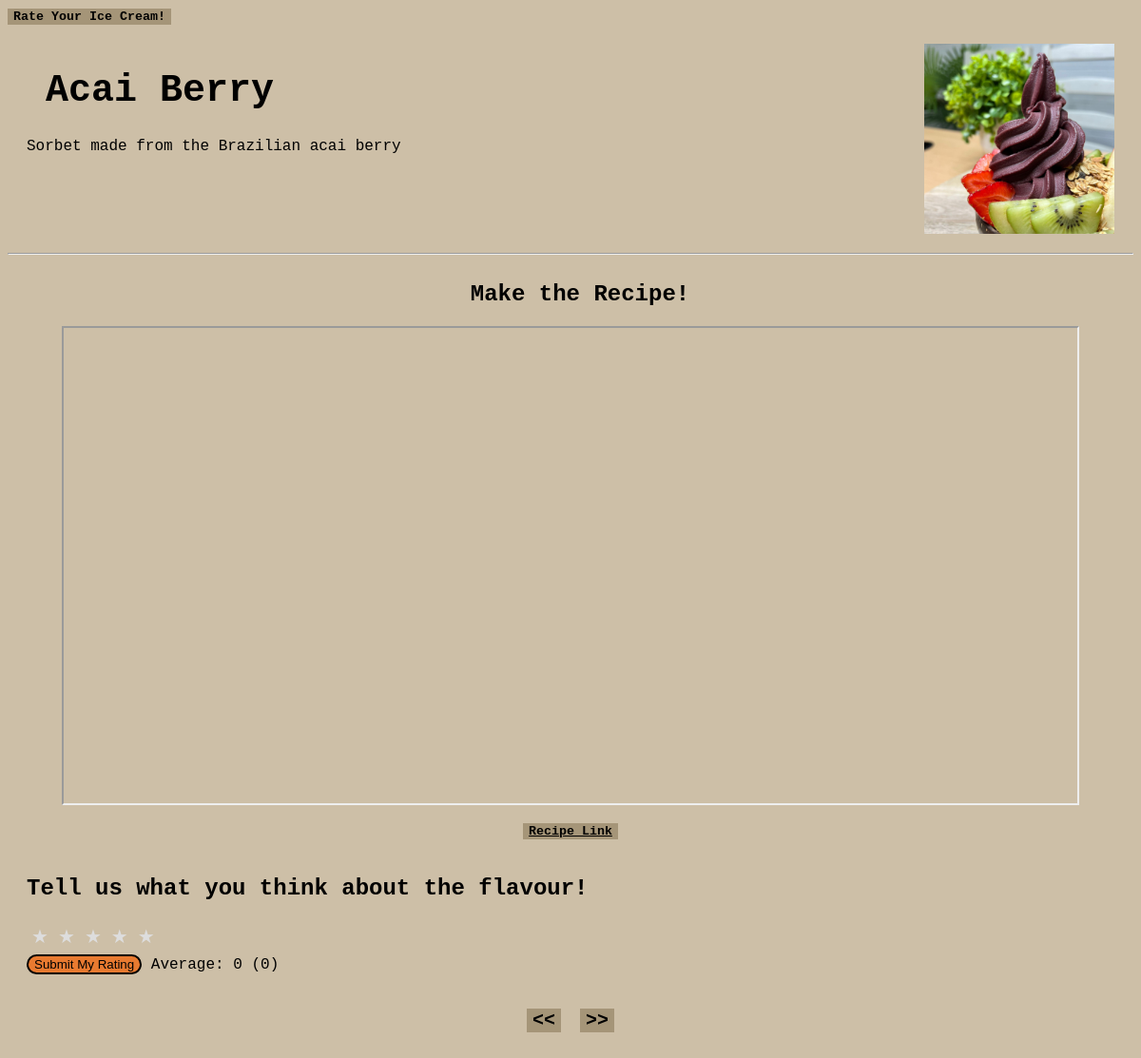
/1, run on an earlier commit of the app's database.
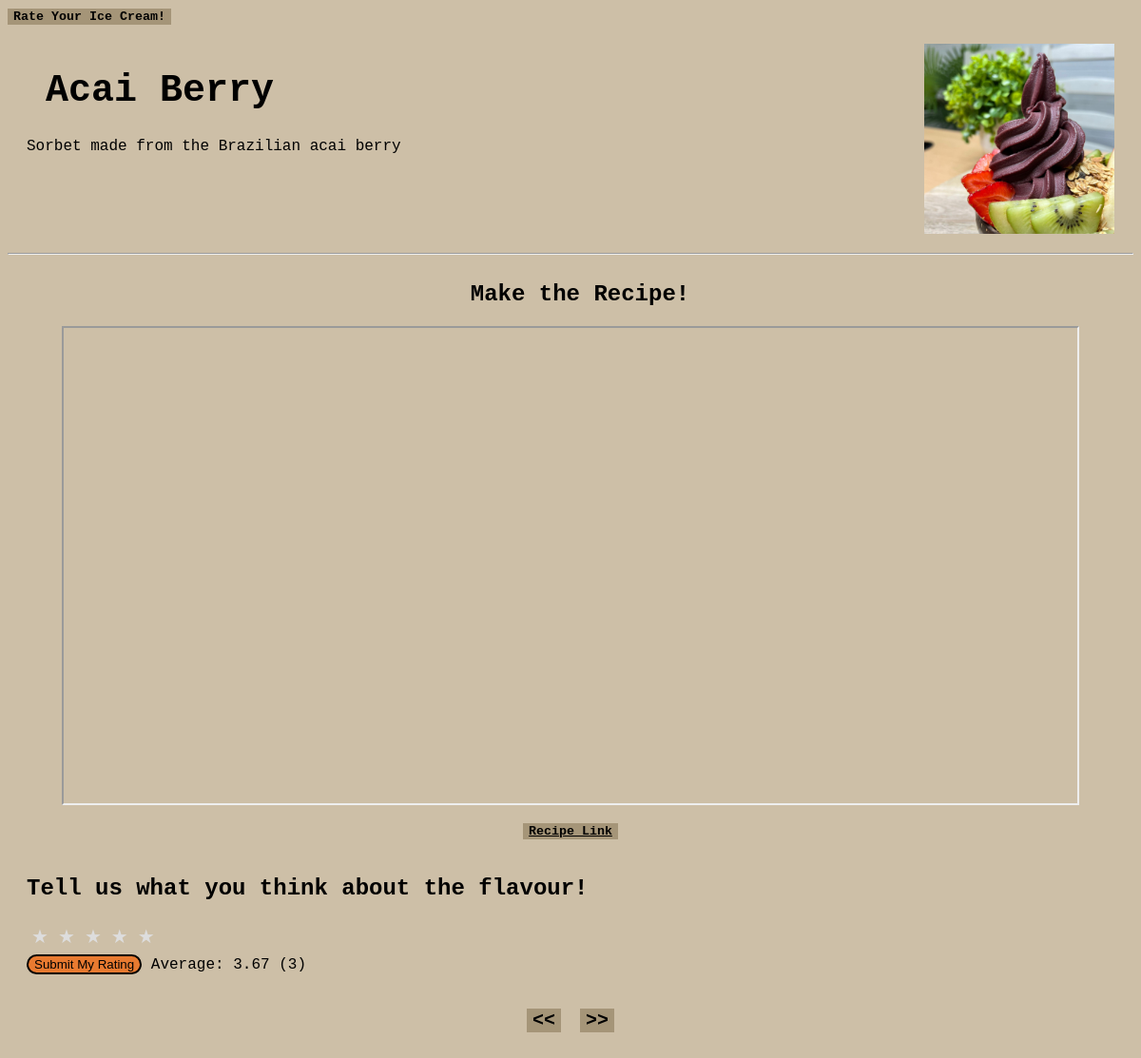
And on a later commit of the database.
### tables this page shows
CREATE TABLE `ice_cream_rating` (
	`flavour_id`	,
	`flavour_name`	,
	`desc`	,
	`rating`	,
	`no_of_ratings`	,
	`recipe_link`	
);

### app.py (the view)
@app.route("/<flavour_id>")
def profile(flavour_id):
    conn = sqlite3.connect("ice_cream_rating.db")
    c = conn.cursor()
    c.execute("SELECT  * FROM ice_cream_rating WHERE flavour_id = ?", (flavour_id,))
    info = c.fetchone()
    if info:
        column_names = [description[0] for description in c.description]
        info = dict(zip(column_names, info))
        conn.close()
        return render_template("flavour_profile.html", info=info)
    else:
        conn.close()
        return redirect(url_for("home"))

### templates/flavour_profile.html (shortened to what this page needs)
<!DOCTYPE html>
<html>
<head>
  <link rel="stylesheet" href="/static/style.css">
</head>
<body>
  <button class="button"><a href="{{ url_for('home') }}" class="page_name">Rate Your Ice Cream!</a></button>
  <div class="container">
    <div>
     <h1>{{ info["flavour_name"] }}</h1>
     <p>{{ info["desc"] }}</p>
    </div>
    <img src="{{ url_for('static', filename='images/' + info['flavour_name'].lower() + '.jpg') }}" alt="{{ info['flavour_name'] }}" class="profile_picture">
  </div>
  <hr>
  <div class="recipe">
    <h2>Make the Recipe!</h2>
    <iframe src="{{ info['recipe_link'] }}" title="recipe"></iframe>
    <br>
    <div>
      <button><a href="{{ info['recipe_link'] }}">Recipe Link</a></button>
    </div>
  </div>
  <br>
  <h2>Tell us what you think about the flavour!</h2>
  <form method="POST" action="{{ url_for('submit_rating') }}">
    <div class="rating">
      <label for="star5"></label>
      <label for="star4"></label>
      <label for="star3"></label>
      <label for="star2"></label>
      <label for="star1"></label>
    </div><br><br>
    <input type="submit" value="Submit My Rating">
    <label>Average: {{ info["rating"] }} ({{ info["no_of_ratings"] }})</label>
  </form>
  <br>
  <br>
  <div class="navigate">
    <button><a href="{{ url_for('profile', flavour_id=info['flavour_id'] | int - 1) }}">&lt;&lt;</a></button>
    <button><a href="{{ url_for('profile', flavour_id=info['flavour_id'] | int + 1) }}">&gt;&gt;</a></button>
  </div>
  <br>
  <br>
</body>
</html>

What changed in the data, as far as the page shows it:
changed ice_cream_rating "Acai Berry": rating "0" → "3.67"; no_of_ratings "0" → "3"
